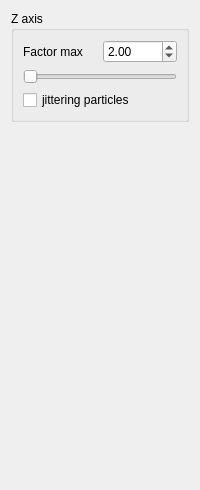
     <widget class="QWidget" name="tab">
      <attribute name="title">
       <string>Stretching</string>
      </attribute>
      <layout class="QGridLayout" name="gridLayout_13">
       <item row="0" column="0">
        <widget class="QGroupBox" name="groupBox_8">
         <property name="title">
          <string>Z axis</string>
         </property>
         <layout class="QGridLayout" name="gridLayout_9">
          <item row="0" column="0">
           <widget class="QLabel" name="label_9">
            <property name="text">
             <string>Factor max</string>
            </property>
           </widget>
          </item>
          <item row="0" column="1">
           <widget class="QDoubleSpinBox" name="z_stretch_max_spin">
            <property name="decimals">
             <number>2</number>
            </property>
            <property name="minimum">
             <double>1.000000000000000</double>
            </property>
            <property name="maximum">
             <double>1000.000000000000000</double>
            </property>
            <property name="value">
             <double>2.000000000000000</double>
            </property>
           </widget>
          </item>
          <item row="1" column="0" colspan="2">
           <widget class="QSlider" name="z_stretch_slide">
            <property name="minimum">
             <number>0</number>
            </property>
            <property name="maximum">
             <number>100</number>
            </property>
            <property name="orientation">
             <enum>Qt::Horizontal</enum>
            </property>
           </widget>
          </item>
          <item row="2" column="0" colspan="2">
           <widget class="QCheckBox" name="z_stretch_jit_cb">
            <property name="text">
             <string>jittering particles</string>
            </property>
           </widget>
          </item>
         </layout>
        </widget>
       </item>
       <item row="1" column="0">
        <spacer name="verticalSpacer">
         <property name="orientation">
          <enum>Qt::Vertical</enum>
         </property>
         <property name="sizeHint" stdset="0">
          <size>
           <width>20</width>
           <height>357</height>
          </size>
         </property>
        </spacer>
       </item>
      </layout>
     </widget>
